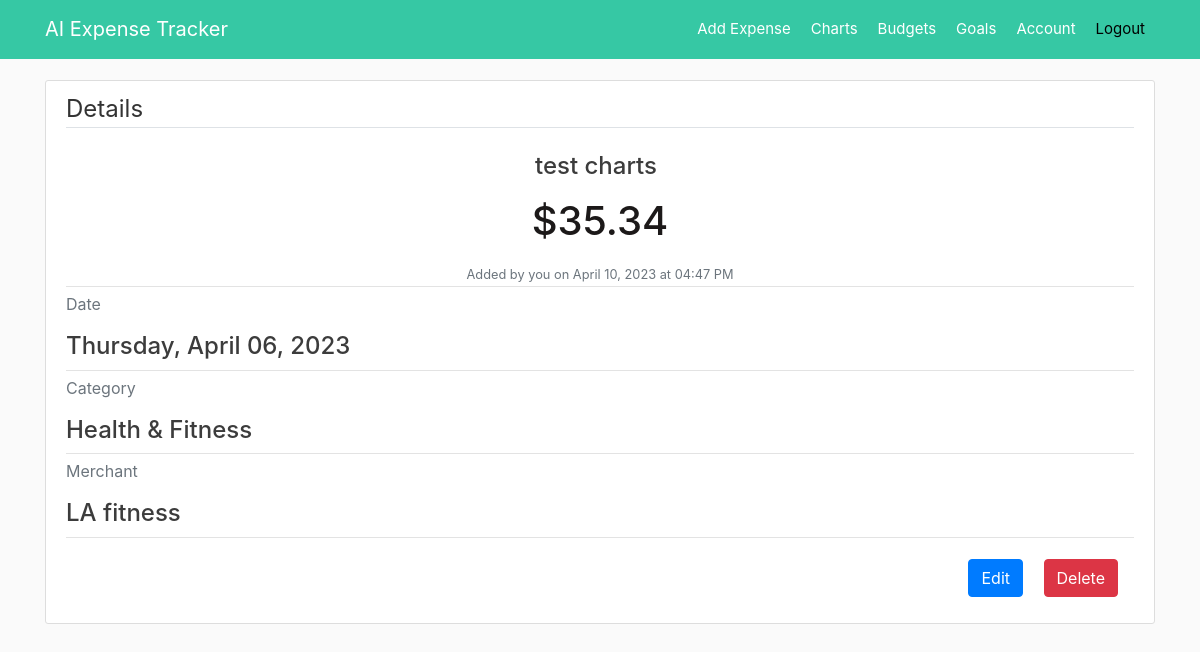
Page /expense/12 (signed in) on the committed database.
### app/models.py (models this page shows, shortened)
class Expense(db.Model):
    id = db.Column(db.Integer, primary_key=True)
    title = db.Column(db.String(100), nullable=False)
    amount = db.Column(db.Numeric(precision=8, asdecimal=False,
                       decimal_return_scale=2), nullable=False)
    date_spend = db.Column(db.DateTime, nullable=False)
    category = db.Column(db.String(20), nullable=False)
    merchant = db.Column(db.String(30), nullable=False)
    user_id = db.Column(db.Integer, db.ForeignKey('user.id'), nullable=False)
    date_posted = db.Column(db.DateTime, nullable=False)

### app/expenses/routes.py (the view)
@expenses.route("/expense/<int:expense_id>")
@login_required
def expense(expense_id):
    expense = Expense.query.get_or_404(expense_id)
    return render_template('expense.html', title=expense.title, expense=expense)

### app/models.py (called while the page is built)
@login_manager.user_loader
def load_user(user_id):
    return User.query.get(int(user_id))

### app/templates/expense.html (shortened to what this page needs)
{% extends "layout.html" %}
{% block content %}
<article class="media content-section">
  <div class="media-body">
      <legend class="border-bottom mb-4">Details</legend>
      <div class="article-metadata text-center">
          <h4 class="article-content mr-2">{{ expense.title }}</h4>
          <h1 class="article-content m-3">${{ expense.amount }}</h1>
          <small class="text-muted">Added by you on {{ expense.date_posted.strftime("%B %d, %Y at %I:%M %p") }}</small>
      </div>
      <div class="article-metadata">
          <p class="text-muted">Date</p>
          <h4 class="article-content">{{ expense.date_spend.strftime("%A, %B %d, %Y") }}</h4>
      </div>
      <div class="article-metadata">
          <p class="text-muted">Category</p>
          <h4 class="article-content">{{ expense.category }}</h4>
      </div>
      <div class="article-metadata">
          <p class="text-muted">Merchant</p>
          <h4 class="article-content">{{ expense.merchant }}</h4>
      </div>
      <div class="float-right">
          <a class="btn btn-primary mt-3 mb-3" href="{{ url_for('expenses.expense_update', expense_id=expense.id) }}">Edit</a>
          <button type="button" class="btn btn-danger btn-medium m-3" data-toggle="modal" data-target="#deleteModal">Delete</button>
      </div>
      </div>
</article>
{% endblock content %}

### app/static/main.css (style rules this page uses)
body { background: #fafafa; color: #333333; margin-top: 5rem; }
h2, h3, h4, h5, h6 { color: #3c3c3c; }
h1 { color: #1c1919; }
*, *:before, *:after { box-sizing: border-box; }
.content-section { background: #ffffff; padding: 10px 20px; border: 1px solid #dddddd; border-radius: 3px; margin-top: 35px; margin-bottom: 20px; }
.article-content { white-space: pre-line; }
.article-metadata { padding-bottom: 1px; margin-bottom: 5px; border-bottom: 1px solid #e3e3e3 }
.text-center { text-align: center; }

### rows in the picture
Expense: title "test charts", amount "35.34", date_posted "April 10, 2023 at 04:47 PM", date_spend "Thursday, April 06, 2023", category "Health & Fitness", merchant "LA fitness"
